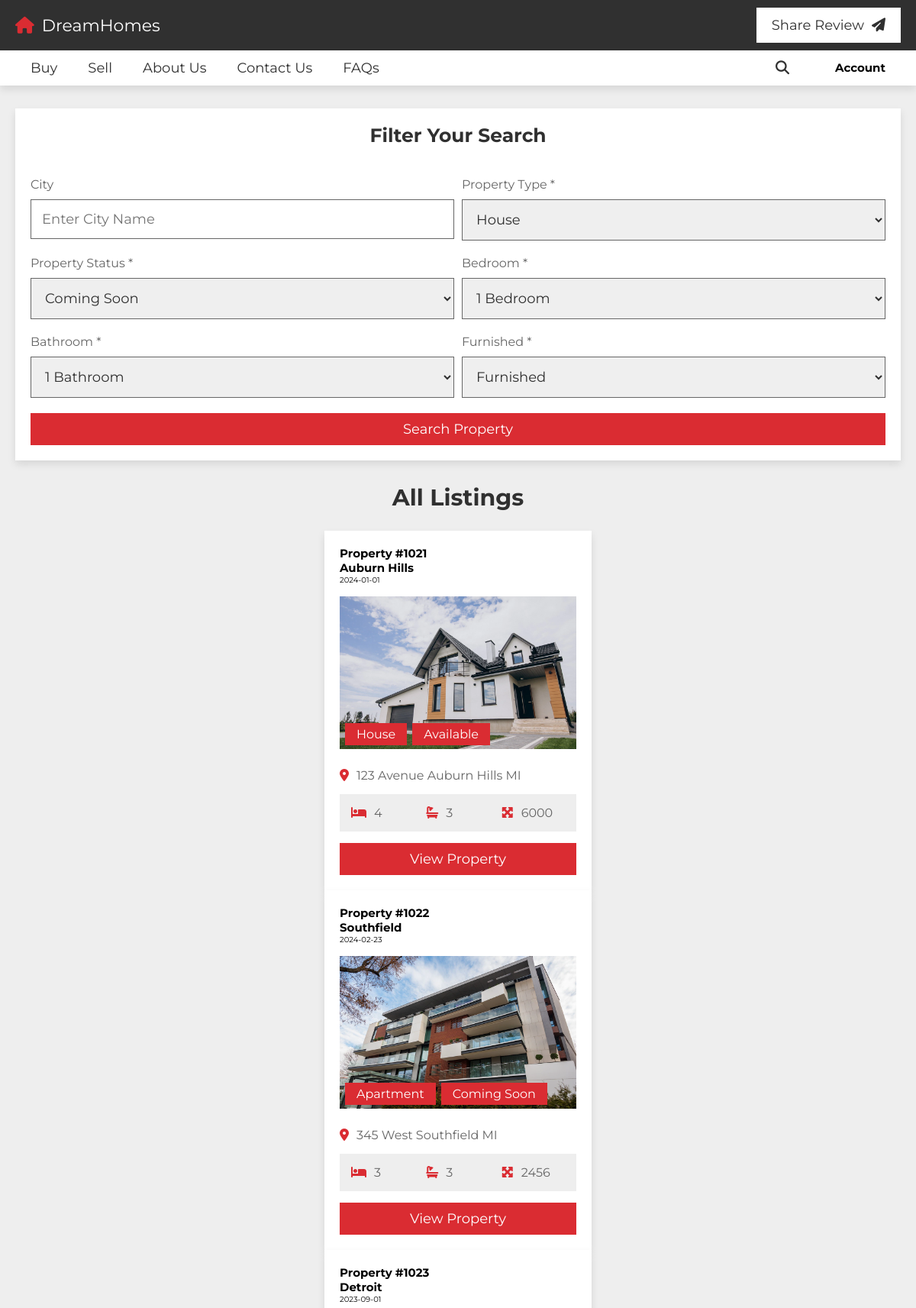
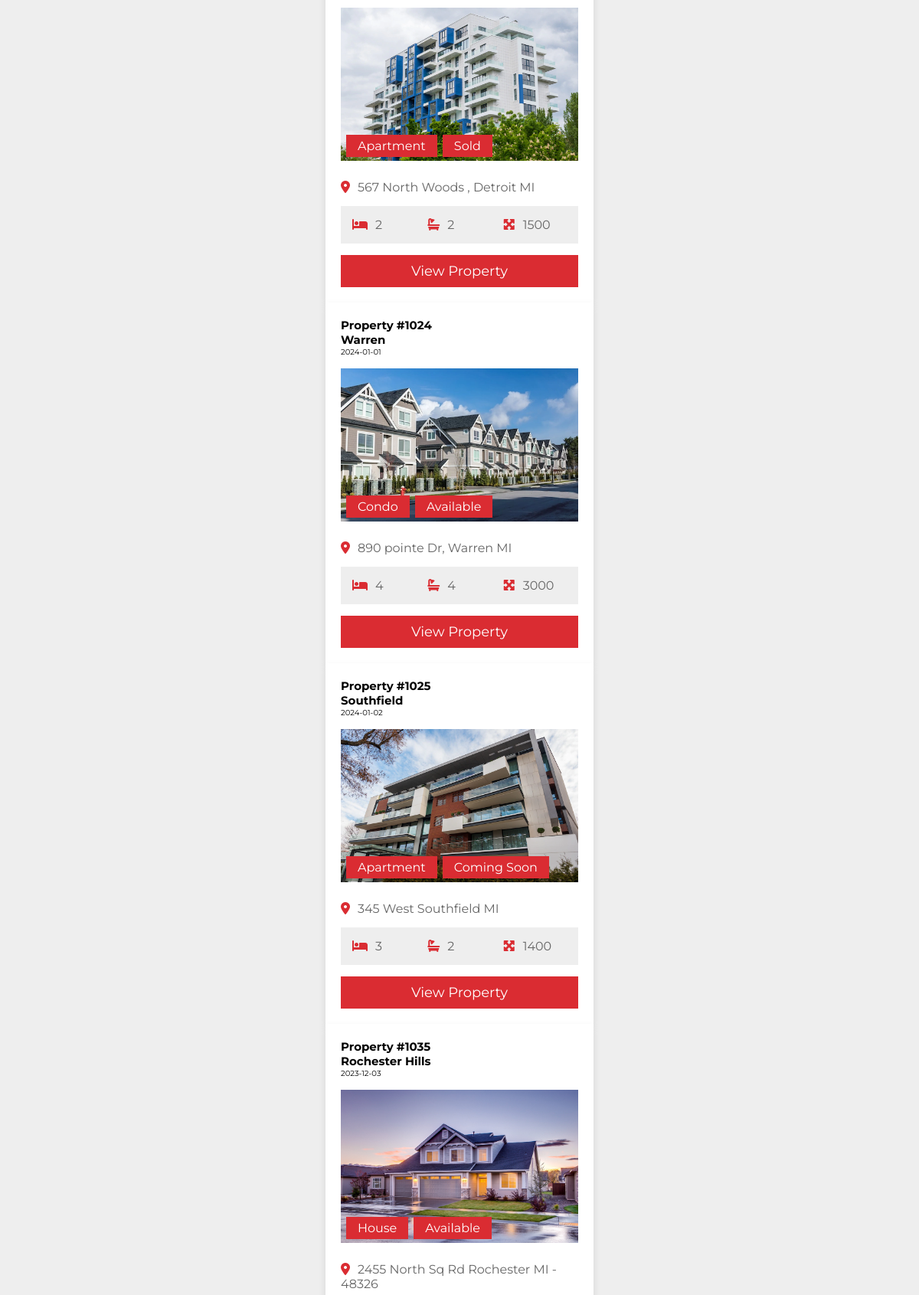
The app's page /project/search.php (signed in, upper part) with its own data (2 pictures, top to bottom).
### tables this page shows
CREATE TABLE `Property` (
  `P_Id` int NOT NULL AUTO_INCREMENT,
  `listing_date` date NOT NULL,
  `city` varchar(45) NOT NULL,
  `image` varchar(100) DEFAULT NULL,
  `p_status` varchar(45) NOT NULL,
  `p_type` varchar(45) NOT NULL,
  `address` varchar(100) NOT NULL,
  `no_bedroom` int NOT NULL,
  `no_bathroom` int NOT NULL,
  `area` int NOT NULL,
  `furnished` varchar(45) NOT NULL,
  `price` decimal(10,0) NOT NULL,
  `movein_date` date NOT NULL,
  `description` varchar(500) DEFAULT NULL,
  `A_Id` int NOT NULL,
  PRIMARY KEY (`P_Id`)
);

### project/search.php (the view, shortened to what this page needs)
<?php
include 'config.php';
$user_id = $_SESSION['user_id'];
?>
<!DOCTYPE html>
<html lang="en">
<head>
   <link rel="stylesheet" href="https://cdnjs.cloudflare.com/ajax/libs/font-awesome/6.2.0/css/all.min.css">
   <link rel="stylesheet" href="css/style.css">
</head>
<body>
<header class="header">
   <nav class="navbar nav-1">
      <section class="flex">
         <a href="home.php" class="logo"><i class="fas fa-house"></i>DreamHomes</a>
         <ul>
            <li><a href="review.php">Share Review<i class="fas fa-paper-plane"></i></a></li>
         </ul>
      </section>
   </nav>
   <nav class="navbar nav-2">
      <section class="flex">
         <div class="menu">
            <ul>
               <li><a href="listings.php">Buy</i></a></li>
               <li><a href="contact.php">Sell</i></a></li>
               <li><a href="about.php">About Us</a></i></li>
               <li><a href="contact.php">Contact Us</a></i></li>
               <li><a href="contact.php#faq">FAQs</a></i></li>
            </ul>
         </div>
         <ul>
            <li><a href="search.php"><i class="fas fa-search"></i></a></li>
            <li>
            <div class="account-container">
            <div class="account-btn">
                <h2><b>Account</b></h2>
                  </div>
               </ul>
      </section>
   </nav>
</header>
<section class="filters" style="padding-bottom: 0;">
   <form action="" method="post">
      <h3>filter your search</h3>
      <div class="flex">
         <div class="box">
            <p>City</p>
            <div class="position-relative">
               <input type="text" name="city" id="cityInput" required
                        maxlength="50" placeholder="Enter City Name" class="input">
            </div>
         </div>
         <div class="box">
               <p>Property Type *</p>
               <select name="p_type" class="input" required>
                  <option value="House">House</option>
               </select>
            </div>
            <div class="box">
               <p>Property Status *</p>
               <select name="p_status" class="input" required>
                  <option value="Coming Soon">Coming Soon</option>
               </select>
            </div>
            <div class="box">
               <p>Bedroom *</p>
               <select name="no_bedroom" class="input" required>
                  <option value="1">1 Bedroom</option>
               </select>
            </div>
            <div class="box">
               <p>Bathroom *</p>
               <select name="no_bathroom" class="input" required>
                  <option value="1">1 Bathroom</option>
               </select>
            </div>
            <div class="box">
               <p>Furnished *</p>
               <select name="furnished" class="input" required>
                  <option value="Furnished">Furnished</option>
               </select>
            </div>
      </div>
      <input type="submit" value="search property" name="search" class="btn">
   </form>
</section>
<?php
echo '<section class="listings">';
echo '<h1 class="heading">All Listings</h1>';
if (isset($_POST['search'])) {
    $city = mysqli_real_escape_string($conn, $_POST['city']);
    $p_type = mysqli_real_escape_string($conn, $_POST['p_type']);
    $p_status = mysqli_real_escape_string($conn, $_POST['p_status']);
    $no_bedroom = mysqli_real_escape_string($conn, $_POST['no_bedroom']);
    $no_bathroom = mysqli_real_escape_string($conn, $_POST['no_bathroom']);
    $furnished = mysqli_real_escape_string($conn, $_POST['furnished']);
    $insert_search_query = "INSERT INTO `Search_Engine`
                            (U_ID, search_date, city, p_type, p_status, no_bedroom, no_bathroom, furnished)
                            VALUES ('$user_id', NOW(), '$city', '$p_type', '$p_status', '$no_bedroom', '$no_bathroom', '$furnished')";
    mysqli_query($conn, $insert_search_query) or die('Search record insertion failed');
    $filter_query = "SELECT * FROM `property` WHERE
                     city LIKE '%$city%' AND
                     p_type = '$p_type' AND
                     p_status = '$p_status' AND
                     no_bedroom = '$no_bedroom' AND
                     no_bathroom = '$no_bathroom' AND
                     furnished = '$furnished'";
    $listings_query = mysqli_query($conn, $filter_query) or die('Filter query failed');
} else {
    $listings_query = mysqli_query($conn, "SELECT * FROM `property`") or die('Query failed');
}
if (mysqli_num_rows($listings_query) > 0) {
    while ($property = mysqli_fetch_assoc($listings_query)) {
        echo '<div class="box-container">';
        echo '<div class="box">';
        echo '<h1>Property #' . $property['P_Id'] . '</h1>';
        echo '<h2>' . $property['city'] . '</h2>';
        echo '<span>' . $property['listing_date'] . '</span>';
        echo '<div class="thumb">';
        echo '<p class="type"><span>' . $property['p_type'] . '</span><span>' . $property['p_status'] . '</span></p>';
        echo '<img src="uploaded_img/' . $property['image'] . '" alt="property-image">';
        echo '</div>';
        echo '<p class="location"><i class="fas fa-map-marker-alt"></i><span>' . $property['address'] . '</span></p>';
        echo '<div class="flex">';
        echo '<p><i class="fas fa-bed"></i><span>' . $property['no_bedroom'] . '</span></p>';
        echo '<p><i class="fas fa-bath"></i><span>' . $property['no_bathroom'] . '</span></p>';
        echo '<p><i class="fas fa-maximize"></i><span>' . $property['area'] . '</span></p>';
        echo '</div>';
        echo '<a href="view_property.php?P_Id=' . $property['P_Id'] . '" class="btn">View Property</a>';
        echo '</div>';
        echo '</div>';
    }
} else {
    echo "No listings found.";
}
echo '</section>';
?>
</body>
</html>

### project/css/style.css (style rules this page uses)
:root { --main-color:#DA2C32; --light-color:#666; --light-bg:#eee; --white:#fff; --black:#303030; --border:.1rem solid var(--light-color); --box-shodow:0 .5rem 1rem rgba(0,0,0,.1); }
* { font-family: 'Montserrat', sans-serif; margin: 0; padding: 0; box-sizing: border-box; outline: none; border: none; text-decoration: none; }
html { font-size: 62.5%; overflow-x: hidden; scroll-behavior: smooth; scroll-padding-top: 10rem; }
body { background-color: var(--light-bg); }
section { padding: 3rem 2rem; max-width: 1200px; margin: 0 auto; }
.heading { text-align: center; padding-bottom: 2.5rem; font-size: 3rem; color: var(--black); text-transform: capitalize; }
.btn, .inline-btn { margin-top: 1rem; padding: 1rem 3rem; background-color: var(--main-color); color: var(--white); cursor: pointer; text-align: center; font-size: 1.8rem; text-transform: capitalize; }
.btn { display: block; width: 100%; }
.header { position: sticky; top: 0; left: 0; right: 0; z-index: 1000; box-shadow: var(--box-shodow); }
.header .navbar.nav-1 .flex { padding-top: 1rem; padding-bottom: 1rem; }
.header .navbar.nav-2 .flex { padding-top: 0; padding-bottom: 0; }
.header .navbar.nav-1 { background-color: var(--black); }
.header .navbar.nav-2 { background-color: var(--white); }
.header .navbar .flex { display: flex; align-items: center; justify-content: space-between; }
.header .navbar .flex .logo { font-size: 2.2rem; color: var(--white); }
.header .navbar .flex .logo i { color: var(--main-color); margin-right: 1rem; }
.header .navbar .flex ul { list-style: none; }
.header .navbar .flex ul li { float: left; position: relative; }
.header .navbar .flex ul li a { display: inline-block; padding: 1.2rem 2rem; font-size: 1.8rem; color: var(--black); background-color: var(--white); }
.header .navbar .flex ul li a i { margin-left: 1rem; }
.account-container { display: flex; justify-content: flex-end; align-items: center; height: 45px; background-color: #fff; padding: 0 20px; }
.account-btn { position: relative; cursor: pointer; margin-left: 20px; }
.listings .box-container { display: grid; grid-template-columns: repeat(auto-fit, 35rem); gap: 2rem; justify-content: center; align-items: flex-start; }
.listings .box-container .box { background-color: var(--white); box-shadow: var(--box-shodow); padding: 2rem; overflow-x: hidden; }
.listings .box-container .box .thumb { position: relative; height: 20rem; overflow: hidden; margin: 1.5rem 0; }
.listings .box-container .box .thumb img { height: 100%; width: 100%; transition: .2s linear; }
.listings .box-container .box .thumb .type { position: absolute; bottom: 1rem; left: .7rem; z-index: 1; }
.listings .box-container .box .thumb .type span { margin-right: .7rem; padding: .5rem 1.5rem; color: var(--white); background-color: var(--main-color); font-size: 1.6rem; }
.listings .box-container .box .location { padding-top: 1rem; font-size: 1.6rem; color: var(--light-color); }
.listings .box-container .box .location i { margin-right: 1rem; color: var(--main-color); }
.listings .box-container .box .flex { display: flex; background-color: var(--light-bg); padding: 1.5rem; justify-content: space-between; align-items: center; margin: 1.5rem 0; flex-wrap: wrap; gap: 1.5rem; }
.listings .box-container .box .flex p { font-size: 1.6rem; flex: 1 1 4rem; }
.listings .box-container .box .flex p span { color: var(--light-color); }
.listings .box-container .box .flex p i { margin-right: 1rem; color: var(--main-color); }
.filters form { background-color: var(--white); box-shadow: var(--box-shodow); padding: 2rem; }
.filters form h3 { font-size: 2.5rem; padding-bottom: 2rem; color: var(--black); text-transform: capitalize; text-align: center; }
.filters form .flex { display: flex; gap: 1rem; flex-wrap: wrap; }
.filters form .flex .box { flex: 1 1 40rem; }
.filters form .flex .box .input { width: 100%; margin: 1rem 0; font-size: 1.8rem; color: var(--black); border: var(--border); padding: 1.4rem; }
.filters form .flex .box p { font-size: 1.6rem; color: var(--light-color); }
h3 { color: #333; font-size: 36px; margin-bottom: 20px; }

### records on screen
property: P_Id "1021", city "Auburn Hills", listing_date "2024-01-01", p_type "House", p_status "Available", image (picture), address "123 Avenue Auburn Hills MI", no_bedroom "4", no_bathroom "3", area "6000"
property: P_Id "1022", city "Southfield", listing_date "2024-02-23", p_type "Apartment", p_status "Coming Soon", image (picture), address "345 West Southfield MI", no_bedroom "3", no_bathroom "3", area "2456"
property: P_Id "1023", city "Detroit", listing_date "2023-09-01", p_type "Apartment", p_status "Sold", image (picture), address "567 North Woods , Detroit MI", no_bedroom "2", no_bathroom "2", area "1500"
property: P_Id "1024", city "Warren", listing_date "2024-01-01", p_type "Condo", p_status "Available", image (picture), address "890 pointe Dr, Warren MI", no_bedroom "4", no_bathroom "4", area "3000"
property: P_Id "1025", city "Southfield", listing_date "2024-01-02", p_type "Apartment", p_status "Coming Soon", image (picture), address "345 West Southfield MI", no_bedroom "3", no_bathroom "2", area "1400"
property: P_Id "1035", city "Rochester Hills", listing_date "2023-12-03", p_type "House", p_status "Available", image (picture), address "2455 North Sq Rd Rochester MI - 48326"
